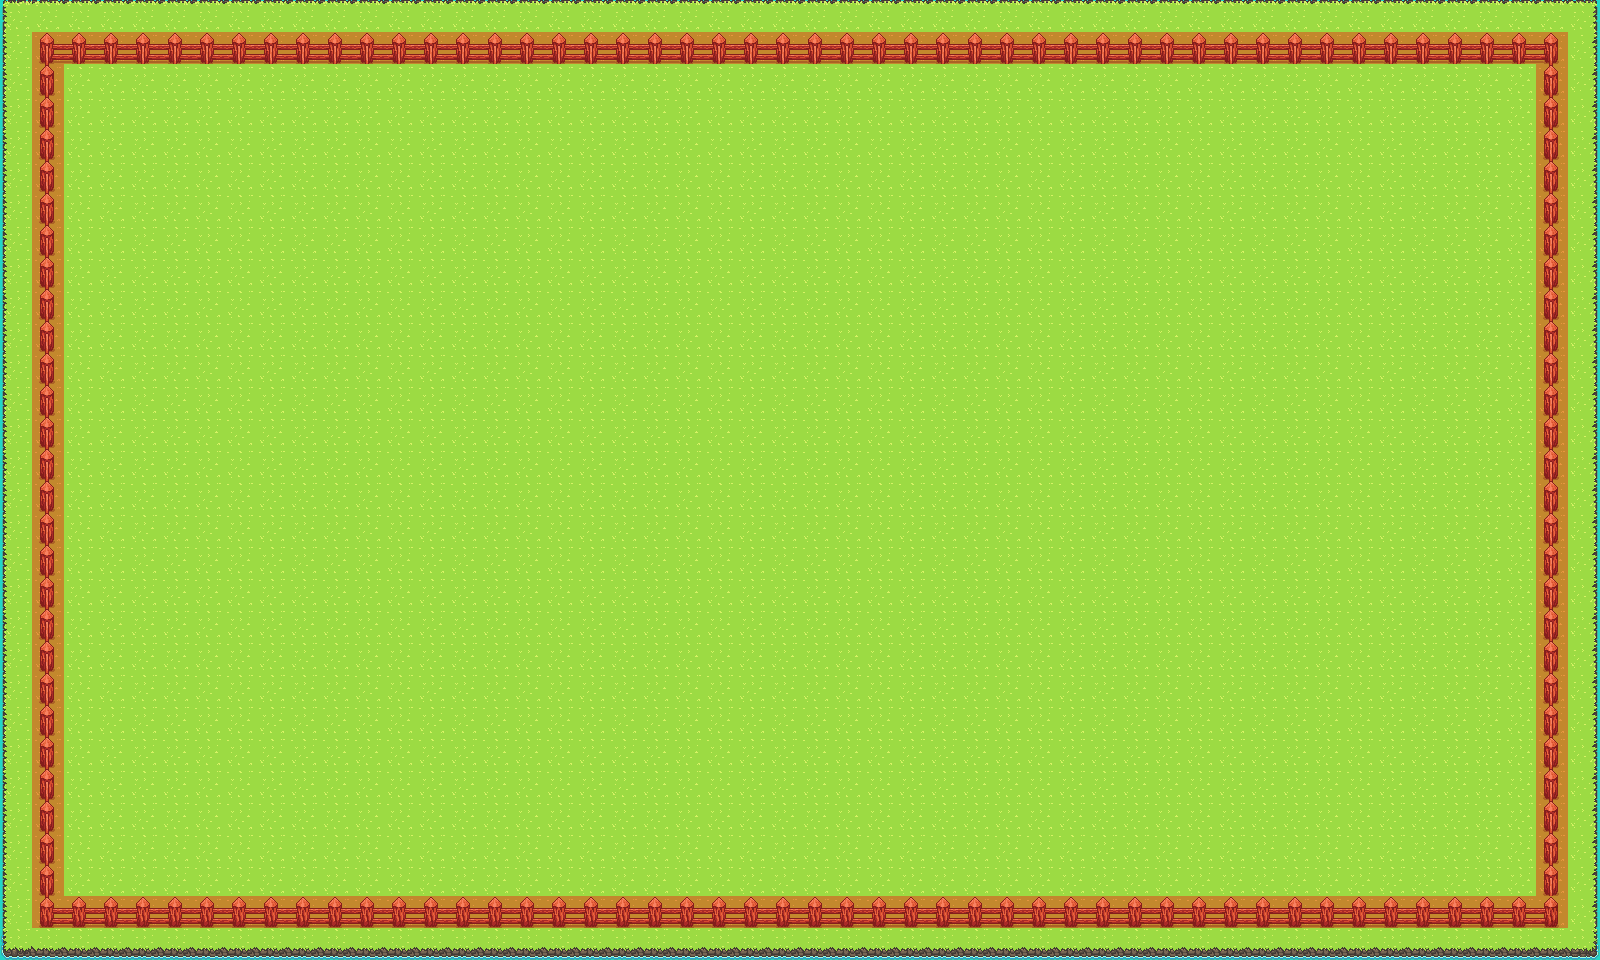

This game map was drawn from its Tiled (.tmx) file and the tilesets committed beside it. A one-line description and the trimmed map source follow:
An orthogonal 50x30 tile map with 32x32 px tiles, 3 tile layers (Background, Fence, Meta), 3 tilesets.

<map version="1.10" tiledversion="1.10.2" orientation="orthogonal" renderorder="right-down" width="50" height="30" tilewidth="32" tileheight="32" infinite="0" nextlayerid="4" nextobjectid="1">
 <tileset firstgid="1" source="base-map.tsx" />
 <tileset firstgid="177" source="meta.tsx" />
 <tileset firstgid="179" source="fence.tsx" />
 <layer id="1" name="Background" width="50" height="30">
  <data>[1500 cells, 1500 non-empty, 9 distinct tile ids]</data>
 </layer>
 <layer id="3" name="Fence" width="50" height="30">
  <data>[1500 cells, 148 non-empty, 7 distinct tile ids]</data>
 </layer>
 <layer id="2" name="Meta" width="50" height="30">
  <data>[1500 cells, 148 non-empty, 1 distinct tile ids]</data>
 </layer>
</map>
